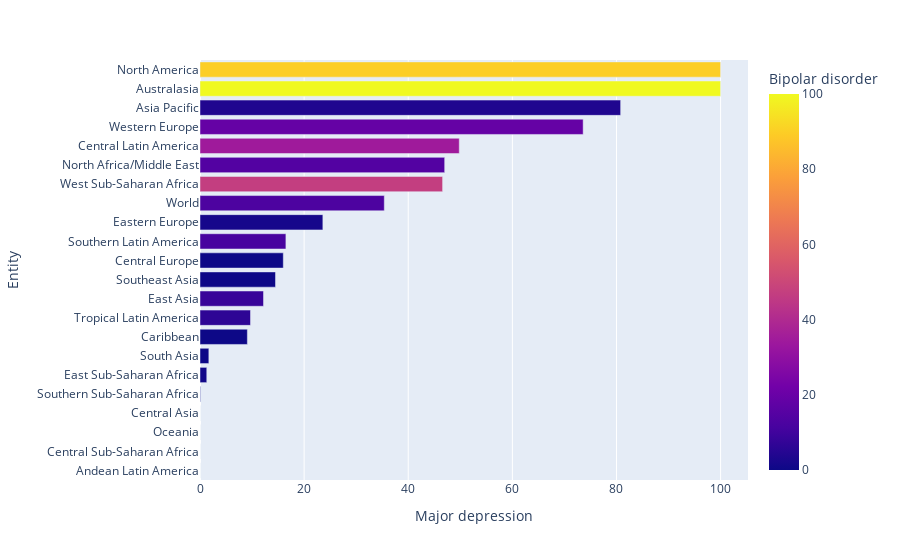

The notebook cell this image was saved under:
### Markdown cell above
# 5- Some Visualizations with Plotly

### Code cell
# Sorting the DataFrame
df2.sort_values(by="Major depression", inplace=True)

# Creating a horizontal bar plot using Plotly Express
import plotly.express as px

fig = px.bar(df2,
             x="Major depression",
             y="Entity",
             orientation='h',
             color='Bipolar disorder')

# Displaying the plot
fig.show()

### Figure 1 — Plotly figure (JSON) as saved in the notebook; plotly's stock layout.template omitted (floating-point values rounded to 4 significant figures)
{"data": [{"alignmentgroup": "True", "hovertemplate": "Major depression=%{x}<br>Entity=%{y}<br>Bipolar disorder=%{marker.color}<extra></extra>", "legendgroup": "", "marker": {"color": [0, 0, 0, 0, 0, 0.9, 0, 0, 6.4, 8.4, 0, 0, 11.6, 1.7, 12.9, 47, 14.5, 34.5, 19, 3.8, 100, 89.8], "coloraxis": "coloraxis", "pattern": {"shape": ""}}, "name": "", "offsetgroup": "", "orientation": "h", "showlegend": false, "textposition": "auto", "x": [0, 0, 0, 0, 0.1, 1.3, 1.7, 9.1, 9.7, 12.2, 14.5, 16, 16.5, 23.6, 35.4, 46.6, 47, 49.8, 73.6, 80.8, 100, 100], "xaxis": "x", "y": ["Andean Latin America", "Central Sub-Saharan Africa", "Oceania", "Central Asia", "Southern Sub-Saharan Africa", "East Sub-Saharan Africa", "South Asia", "Caribbean", "Tropical Latin America", "East Asia", "Southeast Asia", "Central Europe", "Southern Latin America", "Eastern Europe", "World", "West Sub-Saharan Africa", "North Africa/Middle East", "Central Latin America", "Western Europe", "Asia Pacific", "Australasia", "North America"], "yaxis": "y", "type": "bar"}], "layout": {"xaxis": {"anchor": "y", "domain": [0, 1], "title": {"text": "Major depression"}}, "yaxis": {"anchor": "x", "domain": [0, 1], "title": {"text": "Entity"}}, "coloraxis": {"colorbar": {"title": {"text": "Bipolar disorder"}}, "colorscale": [[0, "#0d0887"], [0.1111, "#46039f"], [0.2222, "#7201a8"], [0.3333, "#9c179e"], [0.4444, "#bd3786"], [0.5556, "#d8576b"], [0.6667, "#ed7953"], [0.7778, "#fb9f3a"], [0.8889, "#fdca26"], [1, "#f0f921"]]}, "legend": {"tracegroupgap": 0}, "margin": {"t": 60}, "barmode": "relative"}}
